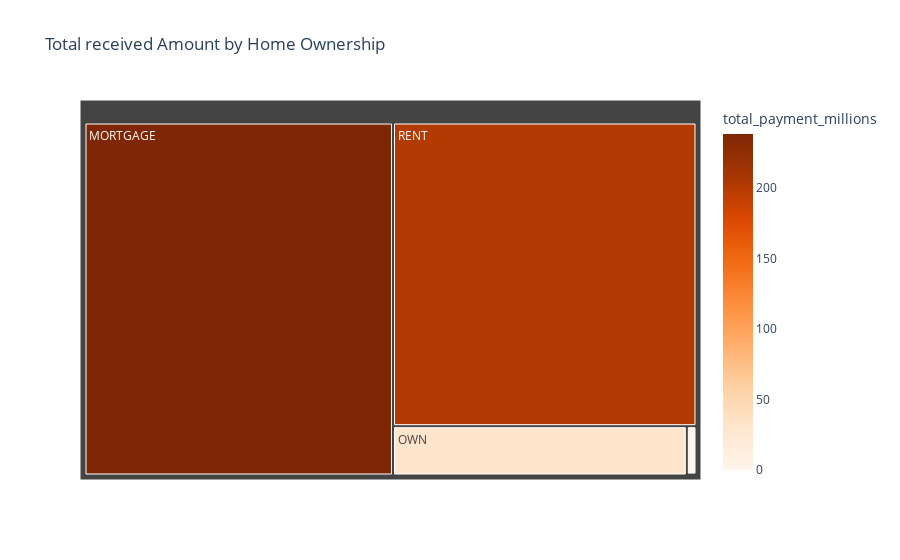

Source (notebook cell):
### Markdown cell above
# Home Ownership by Total Received Amount

### Code cell
home_receiving = df.groupby('home_ownership')['total_payment'].sum().reset_index()
home_receiving['total_payment_millions']=home_receiving['total_payment']/1000000

fig = px.treemap(
    home_receiving,
    path=['home_ownership'],
    values='total_payment_millions',
    color='total_payment_millions',
    color_continuous_scale='oranges',
    title='Total received Amount by Home Ownership'
)

fig.show()

### Figure 1 — Plotly figure (JSON) as saved in the notebook; plotly's stock layout.template omitted (floating-point values rounded to 4 significant figures)
{"data": [{"branchvalues": "total", "customdata": [[238.5], [0.01905], [1.025], [31.73], [201.8]], "domain": {"x": [0, 1], "y": [0, 1]}, "hovertemplate": "labels=%{label}<br>total_payment_millions_sum=%{value}<br>parent=%{parent}<br>id=%{id}<br>total_payment_millions=%{color}<extra></extra>", "ids": ["MORTGAGE", "NONE", "OTHER", "OWN", "RENT"], "labels": ["MORTGAGE", "NONE", "OTHER", "OWN", "RENT"], "marker": {"coloraxis": "coloraxis", "colors": [238.5, 0.01905, 1.025, 31.73, 201.8]}, "name": "", "parents": ["", "", "", "", ""], "type": "treemap", "values": [238.5, 0.01905, 1.025, 31.73, 201.8]}], "layout": {"autosize": true, "coloraxis": {"colorbar": {"title": {"text": "total_payment_millions"}}, "colorscale": [[0, "rgb(255,245,235)"], [0.125, "rgb(254,230,206)"], [0.25, "rgb(253,208,162)"], [0.375, "rgb(253,174,107)"], [0.5, "rgb(253,141,60)"], [0.625, "rgb(241,105,19)"], [0.75, "rgb(217,72,1)"], [0.875, "rgb(166,54,3)"], [1, "rgb(127,39,4)"]]}, "legend": {"tracegroupgap": 0}, "title": {"text": "Total received Amount by Home Ownership"}}}
